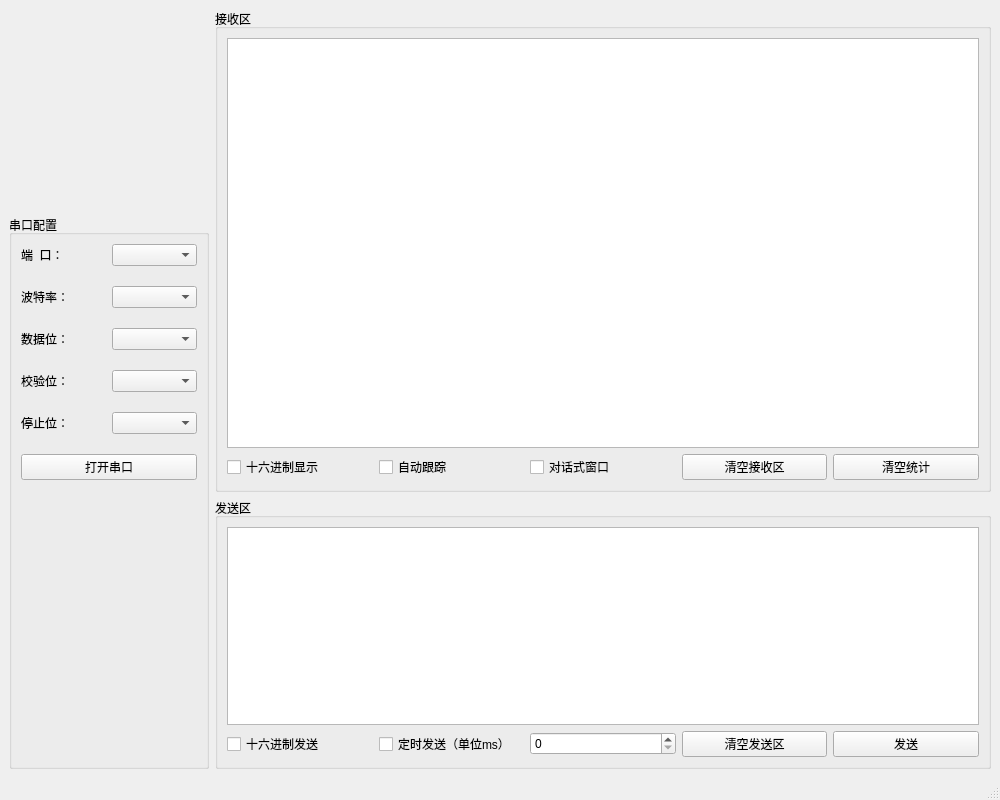
<?xml version="1.0" encoding="UTF-8"?>
<ui version="4.0">
 <class>MainWindow</class>
 <widget class="QMainWindow" name="MainWindow">
  <property name="geometry">
   <rect>
    <x>0</x>
    <y>0</y>
    <width>1000</width>
    <height>800</height>
   </rect>
  </property>
  <property name="windowTitle">
   <string>RLCOM</string>
  </property>
  <property name="windowIcon">
   <iconset resource="ICON/icon.qrc">
    <normaloff>:/new/prefix1/logo.png</normaloff>:/new/prefix1/logo.png</iconset>
  </property>
  <property name="autoFillBackground">
   <bool>true</bool>
  </property>
  <widget class="QWidget" name="centralwidget">
   <layout class="QGridLayout" name="gridLayout_4">
    <item row="1" column="0" rowspan="2">
     <widget class="QGroupBox" name="ProtConfigure">
      <property name="minimumSize">
       <size>
        <width>200</width>
        <height>0</height>
       </size>
      </property>
      <property name="maximumSize">
       <size>
        <width>200</width>
        <height>16777215</height>
       </size>
      </property>
      <property name="title">
       <string>串口配置</string>
      </property>
      <layout class="QGridLayout" name="gridLayout">
       <property name="horizontalSpacing">
        <number>6</number>
       </property>
       <property name="verticalSpacing">
        <number>20</number>
       </property>
       <item row="2" column="0">
        <widget class="QLabel" name="DataBitLab">
         <property name="text">
          <string>数据位：</string>
         </property>
        </widget>
       </item>
       <item row="1" column="0">
        <widget class="QLabel" name="BaudLab">
         <property name="text">
          <string>波特率：</string>
         </property>
        </widget>
       </item>
       <item row="1" column="1">
        <widget class="QComboBox" name="BaudCbox"/>
       </item>
       <item row="3" column="0">
        <widget class="QLabel" name="CheckBitLab">
         <property name="text">
          <string>校验位：</string>
         </property>
        </widget>
       </item>
       <item row="2" column="1">
        <widget class="QComboBox" name="DataBitCbox"/>
       </item>
       <item row="3" column="1">
        <widget class="QComboBox" name="CheckBitCbox"/>
       </item>
       <item row="0" column="1">
        <widget class="QComboBox" name="ProtCbox"/>
       </item>
       <item row="4" column="1">
        <widget class="QComboBox" name="StopBitCbox"/>
       </item>
       <item row="4" column="0">
        <widget class="QLabel" name="StopBitLab">
         <property name="text">
          <string>停止位：</string>
         </property>
        </widget>
       </item>
       <item row="5" column="0" colspan="2">
        <widget class="QPushButton" name="SwitchPortPbtn">
         <property name="text">
          <string>打开串口</string>
         </property>
        </widget>
       </item>
       <item row="0" column="0">
        <widget class="QLabel" name="PortLab">
         <property name="text">
          <string>端  口：</string>
         </property>
        </widget>
       </item>
       <item row="6" column="0" colspan="2">
        <spacer name="verticalSpacer">
         <property name="orientation">
          <enum>Qt::Vertical</enum>
         </property>
         <property name="sizeHint" stdset="0">
          <size>
           <width>20</width>
           <height>40</height>
          </size>
         </property>
        </spacer>
       </item>
      </layout>
     </widget>
    </item>
    <item row="2" column="1">
     <widget class="QGroupBox" name="SendGbox">
      <property name="sizePolicy">
       <sizepolicy hsizetype="Preferred" vsizetype="Preferred">
        <horstretch>0</horstretch>
        <verstretch>3</verstretch>
       </sizepolicy>
      </property>
      <property name="title">
       <string>发送区</string>
      </property>
      <layout class="QGridLayout" name="gridLayout_3">
       <item row="1" column="4">
        <widget class="QPushButton" name="SendPbtn">
         <property name="text">
          <string>发送</string>
         </property>
        </widget>
       </item>
       <item row="1" column="2">
        <widget class="QSpinBox" name="TimeSBox"/>
       </item>
       <item row="1" column="3">
        <widget class="QPushButton" name="CleanSendPbtn">
         <property name="text">
          <string>清空发送区</string>
         </property>
        </widget>
       </item>
       <item row="1" column="1">
        <widget class="QCheckBox" name="TimeSendCbox">
         <property name="text">
          <string>定时发送（单位ms）</string>
         </property>
        </widget>
       </item>
       <item row="1" column="0">
        <widget class="QCheckBox" name="HexSendCbox">
         <property name="text">
          <string>十六进制发送</string>
         </property>
        </widget>
       </item>
       <item row="0" column="0" colspan="5">
        <widget class="QTextEdit" name="SendTextEdit"/>
       </item>
      </layout>
     </widget>
    </item>
    <item row="0" column="1" rowspan="2">
     <widget class="QGroupBox" name="ReceiveGbox">
      <property name="sizePolicy">
       <sizepolicy hsizetype="Preferred" vsizetype="Preferred">
        <horstretch>0</horstretch>
        <verstretch>7</verstretch>
       </sizepolicy>
      </property>
      <property name="title">
       <string>接收区</string>
      </property>
      <layout class="QGridLayout" name="gridLayout_2">
       <item row="1" column="0">
        <widget class="QCheckBox" name="HexShowCbox">
         <property name="text">
          <string>十六进制显示</string>
         </property>
        </widget>
       </item>
       <item row="1" column="3">
        <widget class="QPushButton" name="CleanReceivePbtn">
         <property name="text">
          <string>清空接收区</string>
         </property>
        </widget>
       </item>
       <item row="1" column="2">
        <widget class="QCheckBox" name="TalkWindowCbox">
         <property name="text">
          <string>对话式窗口</string>
         </property>
        </widget>
       </item>
       <item row="0" column="0" colspan="5">
        <widget class="QTextEdit" name="ReceiveTextEdit"/>
       </item>
       <item row="1" column="4">
        <widget class="QPushButton" name="CleanStatsPbtn">
         <property name="text">
          <string>清空统计</string>
         </property>
        </widget>
       </item>
       <item row="1" column="1">
        <widget class="QCheckBox" name="AutoFollowCbox">
         <property name="text">
          <string>自动跟踪</string>
         </property>
        </widget>
       </item>
      </layout>
     </widget>
    </item>
    <item row="0" column="0">
     <widget class="QLabel" name="label">
      <property name="sizePolicy">
       <sizepolicy hsizetype="Preferred" vsizetype="Preferred">
        <horstretch>200</horstretch>
        <verstretch>200</verstretch>
       </sizepolicy>
      </property>
      <property name="maximumSize">
       <size>
        <width>200</width>
        <height>200</height>
       </size>
      </property>
      <property name="autoFillBackground">
       <bool>false</bool>
      </property>
      <property name="text">
       <string/>
      </property>
      <property name="pixmap">
       <pixmap resource="ICON/icon.qrc">:/new/prefix1/logo.png</pixmap>
      </property>
      <property name="scaledContents">
       <bool>true</bool>
      </property>
     </widget>
    </item>
   </layout>
  </widget>
  <widget class="QStatusBar" name="statusbar"/>
 </widget>
 <resources>
  <include location="ICON/icon.qrc"/>
 </resources>
 <connections/>
</ui>
